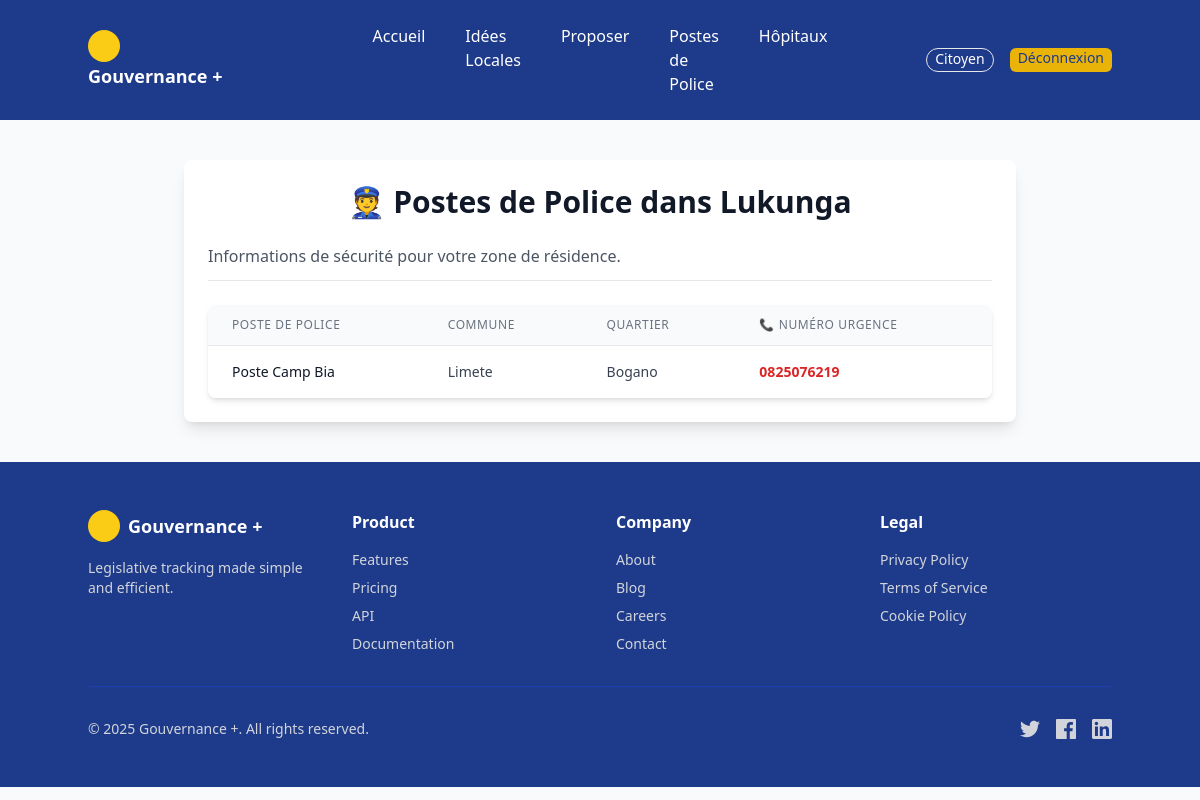
The page /ideas/police-stations/ (signed in) on the database its author committed.
### accounts/models.py (models this page shows, shortened)
class User(AbstractUser):
    ROLE_CHOICES = [
        ('citizen', 'Citoyen'),
        ('official', 'Élu'),
        ('admin', 'Administrateur'),
    ]
    role = models.CharField(
        max_length=20, choices=ROLE_CHOICES, default='citizen')
    district = models.ForeignKey(
        District,
        on_delete=models.SET_NULL,
        null=True, blank=True,
        related_name='users'
    )

class District(models.Model):
    name = models.CharField(max_length=150, unique=True)

### ideas/models.py (models this page shows, shortened)
class PoliceStation(models.Model):
    district = models.ForeignKey(
        District,
        on_delete=models.CASCADE,
        related_name='police_stations',
        verbose_name="Circonscription"
    )
    name = models.CharField(
        max_length=150, verbose_name="Nom du Poste de Police")
    quartier = models.CharField(max_length=100, verbose_name="Quartier")
    commune = models.CharField(max_length=100, verbose_name="Commune")
    emergency_number = models.CharField(
        max_length=20, verbose_name="Numéro d'Urgence")
    class Meta:
        verbose_name = "Poste de Police"
        verbose_name_plural = "Postes de Police"

### ideas/views.py (the view)
# urls.py: path('police-stations/', views.police_station_list,
@login_required
def police_station_list(request):
    user_district = request.user.district
    stations = PoliceStation.objects.filter(
        district=user_district
    ).order_by('commune', 'quartier')  # Tri pour une meilleure lisibilité
    context = {
        'stations': stations,
        'user_district_name': user_district.name if user_district else "Non définie"
    }
    return render(request, 'ideas/police_station_list.html', context)

### ideas/templates/ideas/police_station_list.html (shortened to what this page needs)
{% extends "base.html" %}
{% block content %}
<div class="max-w-4xl mx-auto py-10 sm:px-6 lg:px-8">
    <div class="bg-white p-6 rounded-lg shadow-lg">
        <h1 class="text-3xl font-extrabold text-gray-900 mb-6 text-center">
            👮 Postes de Police dans {{ user_district_name }}
        </h1>
        <p class="text-gray-600 mb-6 border-b pb-3">
            Informations de sécurité pour votre zone de résidence.
        </p>
        {% if stations %}
        <div class="overflow-x-auto shadow-md sm:rounded-lg">
            <table class="min-w-full divide-y divide-gray-200">
                <thead class="bg-gray-50">
                    <tr>
                        <th class="px-6 py-3 text-left text-xs font-medium text-gray-500 uppercase tracking-wider">
                            Poste de Police
                        </th>
                        <th class="px-6 py-3 text-left text-xs font-medium text-gray-500 uppercase tracking-wider">
                            Commune
                        </th>
                        <th class="px-6 py-3 text-left text-xs font-medium text-gray-500 uppercase tracking-wider">
                            Quartier
                        </th>
                        <th class="px-6 py-3 text-left text-xs font-medium text-gray-500 uppercase tracking-wider">
                            📞 Numéro Urgence
                        </th>
                    </tr>
                </thead>
                <tbody class="bg-white divide-y divide-gray-200">
                    {% for station in stations %}
                    <tr class="hover:bg-gray-50">
                        <td class="px-6 py-4 whitespace-nowrap text-sm font-medium text-gray-900">
                            {{ station.name }}
                        </td>
                        <td class="px-6 py-4 whitespace-nowrap text-sm text-gray-700">
                            {{ station.commune }}
                        </td>
                        <td class="px-6 py-4 whitespace-nowrap text-sm text-gray-700">
                            {{ station.quartier }}
                        </td>
                        <td class="px-6 py-4 whitespace-nowrap text-sm font-semibold text-red-600">
                            <a href="tel:{{ station.emergency_number|cut:" " }}">{{ station.emergency_number }}</a>
                        </td>
                    </tr>
                    {% endfor %}
                </tbody>
            </table>
        </div>
        {% else %}
            <p class="text-center py-10 text-gray-500">
                Aucun poste de police n'est enregistré pour votre circonscription ({{ user_district_name }}).
            </p>
        {% endif %}
    </div>
</div>
{% endblock %}

### templates/base.html (shortened to what this page needs)
<!DOCTYPE html>
<html lang="fr">
<head>
    <script src="https://cdn.tailwindcss.com"></script>
</head>
<body class="min-h-screen bg-background bg-gray-50">
    <header class="bg-blue-900 text-white py-6 px-6">
        <div class="container mx-auto flex items-center justify-between">
            <div class="flex-1 ">
                <div class="w-8 h-8 bg-yellow-400 rounded-full flex items-center justify-center">
                    <FileText class="w-5 h-5 text-blue-900" />
                </div>
                <a href="{% url 'accueil' %}" class="font-bold text-lg">Gouvernance +</a>
            </div>
            <div class="flex-1">
                <ul class=" flex justify-center space-x-10">
                    <li href="{% url 'accueil' %}" class="hover:text-yellow-400 transition-colors">Accueil</li>
                    {% if request.user.is_authenticated %}
                    {% if request.user.role == 'citizen' %}
                    <li href="{% url 'idea_list' %}" class="hover:text-yellow-400 transition-colors">Idées Locales</li>
                    <li href="{% url 'submit_idea' %}" class="hover:text-yellow-400 transition-colors">Proposer</li>
                    <li href="{% url 'police_station_list' %}" class="hover:text-yellow-400 transition-colors">Postes de
                        Police</li>
                    <li href="{% url 'hospital_list' %}" class="hover:text-yellow-400 transition-colors">Hôpitaux</li>
                    {% elif request.user.role == 'official' %}
                    <li href="{% url 'official_dashboard' %}" class="hover:text-yellow-400 transition-colors">Tableau de
                        bord
                        Élu</li>
                    <li href="{% url 'project_list' %}" class="hover:text-yellow-400 transition-colors">Projets en
                        cours</li>
                    {% elif request.user.role == 'admin' %}
                    <li href="/admin/" class="hover:text-yellow-400 transition-colors">Admin Panel</li>
                    {% endif %}
                </ul>
            </div>
            <div class="flex-1 flex justify-end space-x-4">
                <span class="text-sm border rounded-full px-2 pb-0.5">
                    {{ request.user.get_role_display }}
                </span>
                <a href="{% url 'logout' %}"
                    class=" text-sm bg-yellow-500 text-blue-900 rounded-md font-medium px-2 pb-0.5 hover:bg-gray-200">
                    Déconnexion
                </a>
                {% endif %}
            </div>
        </div>
    </header>
    <main class="">
        {% block content %}
        {% endblock %}
    </main>
    <footer class="bg-blue-900 text-white py-12 px-6">
        <div class="container mx-auto">
            <div class="grid grid-cols-1 md:grid-cols-4 gap-8 mb-8">
                <div>
                    <div class="flex items-center gap-2 mb-4">
                        <div class="w-8 h-8 bg-yellow-400 rounded-full flex items-center justify-center">
                            <FileText class="w-5 h-5 text-blue-900" />
                        </div>
                        <span class="font-bold text-lg">Gouvernance +</span>
                    </div>
                    <p class="text-sm text-gray-300">
                        Legislative tracking made simple and efficient.
                    </p>
                </div>
                <div>
                    <h4 class="font-bold mb-4">Product</h4>
                    <ul class="space-y-2 text-sm">
                        <li><a href="#" class="text-gray-300 hover:text-yellow-400 transition-colors">Features</a>
                        </li>
                        <li><a href="#" class="text-gray-300 hover:text-yellow-400 transition-colors">Pricing</a>
                        </li>
                        <li><a href="#" class="text-gray-300 hover:text-yellow-400 transition-colors">API</a></li>
                        <li><a href="#" class="text-gray-300 hover:text-yellow-400 transition-colors">Documentation</a>
                        </li>
                    </ul>
                </div>
                <div>
                    <h4 class="font-bold mb-4">Company</h4>
                    <ul class="space-y-2 text-sm">
                        <li><a href="#" class="text-gray-300 hover:text-yellow-400 transition-colors">About</a></li>
                        <li><a href="#" class="text-gray-300 hover:text-yellow-400 transition-colors">Blog</a></li>
                        <li><a href="#" class="text-gray-300 hover:text-yellow-400 transition-colors">Careers</a>
                        </li>
                        <li><a href="#" class="text-gray-300 hover:text-yellow-400 transition-colors">Contact</a>
                        </li>
                    </ul>
                </div>
                <div>
                    <h4 class="font-bold mb-4">Legal</h4>
                    <ul class="space-y-2 text-sm">
                        <li><a href="#" class="text-gray-300 hover:text-yellow-400 transition-colors">Privacy
                                Policy</a></li>
                        <li><a href="#" class="text-gray-300 hover:text-yellow-400 transition-colors">Terms of
                                Service</a></li>
                        <li><a href="#" class="text-gray-300 hover:text-yellow-400 transition-colors">Cookie
                                Policy</a></li>
                    </ul>
                </div>
            </div>
            <div class="border-t border-blue-800 pt-8 flex flex-col md:flex-row justify-between items-center gap-4">
                <p class="text-sm text-gray-300">
                    © 2025 Gouvernance +. All rights reserved.
                </p>
                <div class="flex gap-4">
                    <a href="#" class="text-gray-300 hover:text-yellow transition-colors">
                    </a>
                    <a href="#" class="text-gray-300 hover:text-yellow transition-colors">
                    </a>
                    <a href="#" class="text-gray-300 hover:text-yellow transition-colors">
                    </a>
                </div>
            </div>
        </div>
    </footer>
</body>
</html>

### rows shown on the page
User: user.role "Citoyen"
District: name "Lukunga"
PoliceStation: name "Poste Camp Bia", commune "Limete", quartier "Bogano", emergency_number "0825076219"
